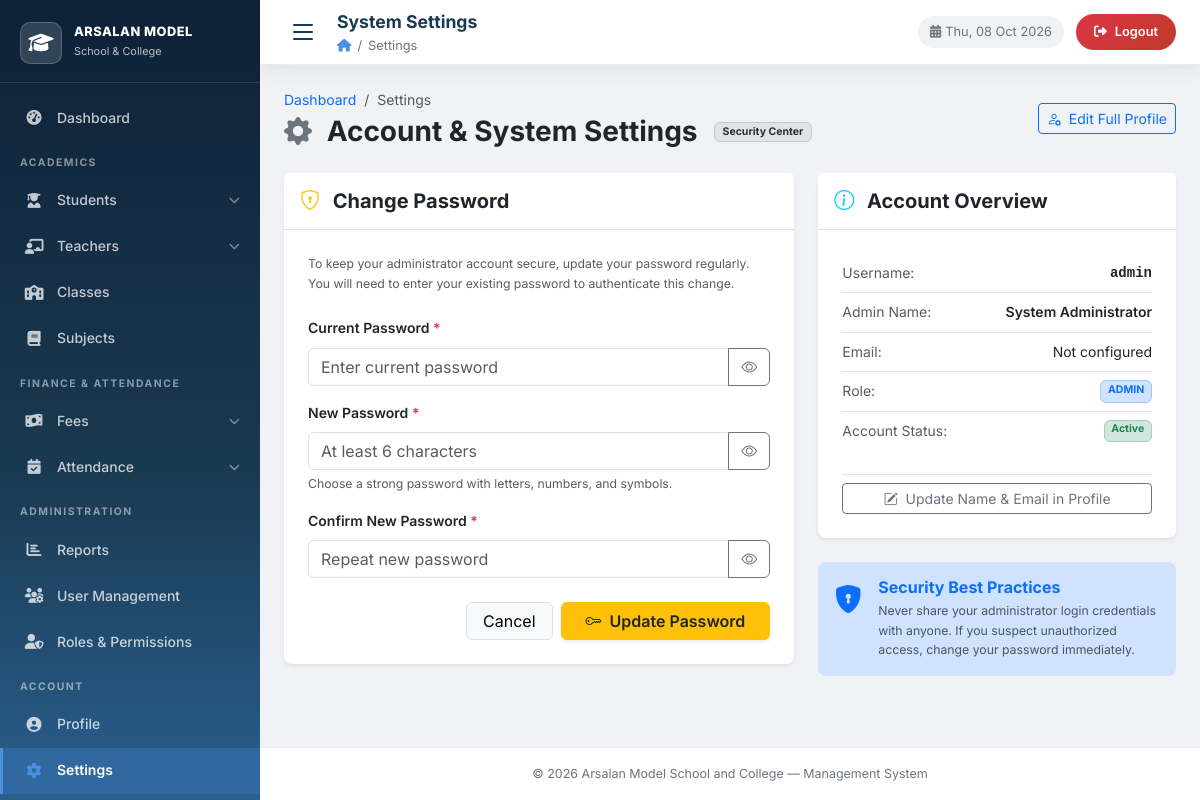
The page /settings.php (signed in) on the database its author committed.
### tables this page shows
CREATE TABLE `users` (
    `id`         INT          NOT NULL AUTO_INCREMENT,
    `username`   VARCHAR(50)  NOT NULL,
    `name`       VARCHAR(100) NULL,
    `email`      VARCHAR(100) NULL,
    `password`   VARCHAR(255) NOT NULL,
    `role`       VARCHAR(50)  NOT NULL DEFAULT 'admin',
    `role_id`    INT          NULL,
    `status`     ENUM('active','inactive') NOT NULL DEFAULT 'active',
    `created_at` TIMESTAMP    NOT NULL DEFAULT CURRENT_TIMESTAMP,
    PRIMARY KEY (`id`),
    UNIQUE KEY `uq_username` (`username`),
    CONSTRAINT `fk_user_role` FOREIGN KEY (`role_id`) REFERENCES `roles`(`id`) ON DELETE SET NULL
);

### database.php (called while the page is built, shortened)
<?php
function get_db(): mysqli {
    static $conn = null;
    if ($conn === null) {
        try {
            $conn = new mysqli(DB_HOST, DB_USER, DB_PASS, DB_NAME);
            $conn->set_charset(DB_CHARSET);
        } catch (mysqli_sql_exception $e) {
            error_log('Database connection failed: ' . $e->getMessage());
            die('<div style="font-family:sans-serif;color:#c0392b;padding:30px;text-align:center;">
                <h2>&#9888; Database Connection Error</h2>
                <p>Could not connect to MySQL. Please ensure XAMPP is running and run <strong>setup.sql</strong> first.</p>
                <p><small>' . htmlspecialchars($e->getMessage(), ENT_QUOTES) . '</small></p>
                </div>');
        }
    }
    return $conn;
}
function normalize_db_args(string|array $arg2 = '', string|array $arg3 = []): array {
    if (is_array($arg2)) {
        $params = $arg2;
        $types  = is_string($arg3) ? $arg3 : '';
    } else {
        $types  = (string)$arg2;
        $params = is_array($arg3) ? $arg3 : [];
    }
    return [$types, $params];
}
function db_query(string $sql, $types = '', $params = []): mysqli_stmt {
    [$actual_types, $actual_params] = normalize_db_args($types, $params);
    $conn = get_db();
    $stmt = $conn->prepare($sql);
    if ($actual_types !== '' && count($actual_params) > 0) {
        $stmt->bind_param($actual_types, ...$actual_params);
    }
    $stmt->execute();
    return $stmt;
}
function db_fetch_one(string $sql, $types = '', $params = []): ?array {
    $stmt = db_query($sql, $types, $params);
    $row = $stmt->get_result()->fetch_assoc();
    return $row ?: null;
}
function h(mixed $val): string {
    return htmlspecialchars((string)($val ?? ''), ENT_QUOTES, 'UTF-8');
}
function current_user(): ?array {
    return ['id'=>$_SESSION['user_id'],'username'=>$_SESSION['username'],'role'=>$_SESSION['role']];
}
function get_role_dashboard(string $role, string $depth = '', ?int $user_id = null): string {
    $norm_role = strtolower(trim($role));
    if ($norm_role === 'admin')   return $depth . 'dashboard.php';
    return $depth . 'profile.php';
}

### settings.php (the view, shortened to what this page needs)
<?php
require_once __DIR__ . '/database.php';
$user_session = current_user();
$user_id = (int)($user_session['id'] ?? 0);
$admin = db_fetch_one(
    "SELECT id, username, name, email, role, status, created_at FROM users WHERE id = ? LIMIT 1",
    [$user_id],
    'i'
);
require_once __DIR__ . '/layout.php';
?>
<div class="d-flex justify-content-between align-items-center flex-wrap gap-2 mb-4">
    <div>
        <nav aria-label="breadcrumb">
            <ol class="breadcrumb mb-1">
                <li class="breadcrumb-item"><a href="<?= get_role_dashboard($admin['role'] ?? 'admin') ?>" class="text-decoration-none">Dashboard</a></li>
                <li class="breadcrumb-item active" aria-current="page">Settings</li>
            </ol>
        </nav>
        <div class="d-flex align-items-center gap-3">
            <h2 class="h3 fw-bold text-dark mb-0">
                <i class="bi bi-gear-fill text-secondary me-2"></i> Account &amp; System Settings
            </h2>
            <span class="badge bg-secondary-subtle text-secondary-emphasis border border-secondary-subtle px-2 py-1">
                Security Center
            </span>
        </div>
    </div>
    <div>
        <a href="profile.php" class="btn btn-outline-primary btn-sm">
            <i class="bi bi-person-gear me-1"></i> Edit Full Profile
        </a>
    </div>
</div>
<div class="row g-4">
    <div class="col-lg-7">
        <div class="card border-0 shadow-sm rounded-3">
            <div class="card-header bg-white border-bottom py-3">
                <h5 class="card-title fw-bold text-dark mb-0">
                    <i class="bi bi-shield-lock text-warning me-2"></i> Change Password
                </h5>
            </div>
            <div class="card-body p-4">
                <p class="text-muted small mb-4">
                    To keep your administrator account secure, update your password regularly. You will need to enter your existing password to authenticate this change.
                </p>
                <form method="POST" action="settings.php" novalidate>
                    <div class="mb-3">
                        <label for="currentPassword" class="form-label fw-semibold">Current Password <span class="text-danger">*</span></label>
                        <div class="input-group">
                            <input type="password"
                                   class="form-control"
                                   id="currentPassword"
                                   name="current_password"
                                   required
                                   placeholder="Enter current password">
                            <button class="btn btn-outline-secondary toggle-pwd-btn" type="button" data-target="currentPassword">
                                <i class="bi bi-eye"></i>
                            </button>
                        </div>
                    </div>
                    <div class="mb-3">
                        <label for="newPassword" class="form-label fw-semibold">New Password <span class="text-danger">*</span></label>
                        <div class="input-group">
                            <input type="password"
                                   class="form-control"
                                   id="newPassword"
                                   name="new_password"
                                   minlength="6"
                                   required
                                   placeholder="At least 6 characters">
                            <button class="btn btn-outline-secondary toggle-pwd-btn" type="button" data-target="newPassword">
                                <i class="bi bi-eye"></i>
                            </button>
                        </div>
                        <div class="form-text">Choose a strong password with letters, numbers, and symbols.</div>
                    </div>
                    <div class="mb-4">
                        <label for="confirmPassword" class="form-label fw-semibold">Confirm New Password <span class="text-danger">*</span></label>
                        <div class="input-group">
                            <input type="password"
                                   class="form-control"
                                   id="confirmPassword"
                                   name="confirm_password"
                                   minlength="6"
                                   required
                                   placeholder="Repeat new password">
                            <button class="btn btn-outline-secondary toggle-pwd-btn" type="button" data-target="confirmPassword">
                                <i class="bi bi-eye"></i>
                            </button>
                        </div>
                    </div>
                    <div class="d-flex justify-content-end gap-2">
                        <a href="dashboard.php" class="btn btn-light border px-3">Cancel</a>
                        <button type="submit" class="btn btn-warning text-dark px-4 fw-semibold shadow-sm">
                            <i class="bi bi-key me-1"></i> Update Password
                        </button>
                    </div>
                </form>
            </div>
        </div>
    </div>
    <div class="col-lg-5">
        <div class="card border-0 shadow-sm rounded-3 mb-4">
            <div class="card-header bg-white border-bottom py-3">
                <h5 class="card-title fw-bold text-dark mb-0">
                    <i class="bi bi-info-circle text-info me-2"></i> Account Overview
                </h5>
            </div>
            <div class="card-body p-4">
                <ul class="list-unstyled mb-0">
                    <li class="d-flex justify-content-between py-2 border-bottom">
                        <span class="text-muted">Username:</span>
                        <span class="font-monospace fw-semibold text-dark"><?= h($admin['username']); ?></span>
                    </li>
                    <li class="d-flex justify-content-between py-2 border-bottom">
                        <span class="text-muted">Admin Name:</span>
                        <span class="fw-semibold text-dark"><?= h($admin['name'] ?: 'Not configured'); ?></span>
                    </li>
                    <li class="d-flex justify-content-between py-2 border-bottom">
                        <span class="text-muted">Email:</span>
                        <span class="text-dark"><?= h($admin['email'] ?: 'Not configured'); ?></span>
                    </li>
                    <li class="d-flex justify-content-between py-2 border-bottom">
                        <span class="text-muted">Role:</span>
                        <span class="badge bg-primary-subtle text-primary border border-primary-subtle"><?= h(strtoupper($admin['role'])); ?></span>
                    </li>
                    <li class="d-flex justify-content-between py-2">
                        <span class="text-muted">Account Status:</span>
                        <span class="badge bg-success-subtle text-success border border-success-subtle"><?= h(ucfirst($admin['status'])); ?></span>
                    </li>
                </ul>
                <div class="mt-4 pt-2 border-top">
                    <a href="profile.php" class="btn btn-outline-secondary w-100 btn-sm">
                        <i class="bi bi-pencil-square me-1"></i> Update Name &amp; Email in Profile
                    </a>
                </div>
            </div>
        </div>
        <div class="card bg-primary-subtle border-0 rounded-3 p-3">
            <div class="d-flex align-items-start">
                <i class="bi bi-shield-lock-fill text-primary fs-3 me-3"></i>
                <div>
                    <h6 class="fw-bold text-primary mb-1">Security Best Practices</h6>
                    <p class="small text-muted mb-0">
                        Never share your administrator login credentials with anyone. If you suspect unauthorized access, change your password immediately.
                    </p>
                </div>
            </div>
        </div>
    </div>
</div>
<?php
require_once __DIR__ . '/layout_end.php';
?>

### css/style.css (style rules this page uses)
:root { --primary: #1a3a52; --primary-dark: #0d2137; --primary-light: #2a5f8f; --accent: #4a90e2; --accent-hover: #357abd; --success: #28a745; --warning: #ffc107; --danger: #dc3545; --info: #17a2b8; --white: #ffffff; --gray-50: #f8f9fa; --gray-100: #f0f2f5; --gray-200: #e9ecef; --gray-300: #dee2e6; --gray-500: #6c757d; --gray-700: #495057; --gray-900: #212529; --sidebar-w: 260px; --topbar-h: 65px; --radius: 12px; --radius-sm: 8px; --shadow: 0 4px 20px rgba(0,0,0,0.08); --shadow-md: 0 8px 30px rgba(0,0,0,0.12); --transition: all .25s ease; }
*, *::before, *::after { box-sizing: border-box; margin: 0; padding: 0; }
html { scroll-behavior: smooth; }
body { font-family: 'Inter', 'Segoe UI', Arial, sans-serif; font-size: 14px; color: var(--gray-900); background: var(--gray-100); line-height: 1.6; -webkit-font-smoothing: antialiased; }

### rows shown on the page
users: username "admin", name "System Administrator", email "Not configured", role "ADMIN", status "Active"

### other values the page prints
$page_title "System Settings"
$bc "Settings"
APP_NAME "Arsalan Model School and College"
